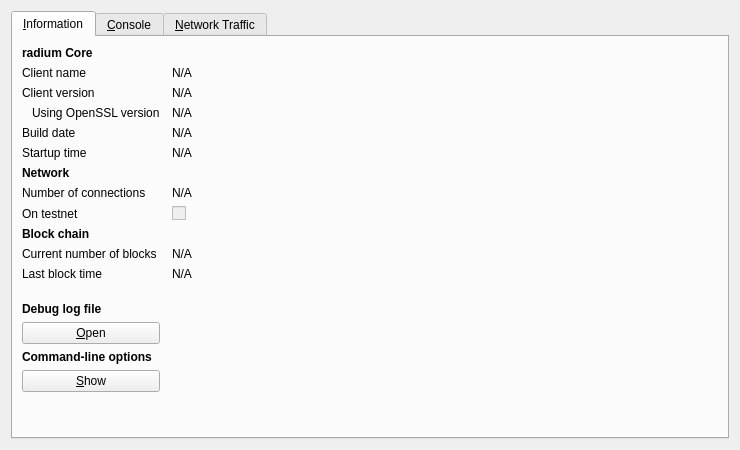
<?xml version="1.0" encoding="UTF-8"?>
<ui version="4.0">
 <class>RPCConsole</class>
 <widget class="QDialog" name="RPCConsole">
  <property name="geometry">
   <rect>
    <x>0</x>
    <y>0</y>
    <width>740</width>
    <height>450</height>
   </rect>
  </property>
  <property name="windowTitle">
   <string>radium - Debug window</string>
  </property>
  <layout class="QVBoxLayout" name="verticalLayout_2">
   <item>
    <widget class="QTabWidget" name="tabWidget">
     <property name="currentIndex">
      <number>0</number>
     </property>
     <widget class="QWidget" name="tab_info">
      <attribute name="title">
       <string>&amp;Information</string>
      </attribute>
      <layout class="QGridLayout" name="gridLayout" columnstretch="0,1">
       <property name="horizontalSpacing">
        <number>12</number>
       </property>
       <item row="0" column="0">
        <widget class="QLabel" name="label_9">
         <property name="font">
          <font>
           <weight>75</weight>
           <bold>true</bold>
          </font>
         </property>
         <property name="text">
          <string>radium Core</string>
         </property>
        </widget>
       </item>
       <item row="1" column="0">
        <widget class="QLabel" name="label_5">
         <property name="text">
          <string>Client name</string>
         </property>
        </widget>
       </item>
       <item row="1" column="1">
        <widget class="QLabel" name="clientName">
         <property name="cursor">
          <cursorShape>IBeamCursor</cursorShape>
         </property>
         <property name="text">
          <string>N/A</string>
         </property>
         <property name="textFormat">
          <enum>Qt::PlainText</enum>
         </property>
         <property name="textInteractionFlags">
          <set>Qt::LinksAccessibleByMouse|Qt::TextSelectableByKeyboard|Qt::TextSelectableByMouse</set>
         </property>
        </widget>
       </item>
       <item row="2" column="0">
        <widget class="QLabel" name="label_6">
         <property name="text">
          <string>Client version</string>
         </property>
        </widget>
       </item>
       <item row="2" column="1">
        <widget class="QLabel" name="clientVersion">
         <property name="cursor">
          <cursorShape>IBeamCursor</cursorShape>
         </property>
         <property name="text">
          <string>N/A</string>
         </property>
         <property name="textFormat">
          <enum>Qt::PlainText</enum>
         </property>
         <property name="textInteractionFlags">
          <set>Qt::LinksAccessibleByMouse|Qt::TextSelectableByKeyboard|Qt::TextSelectableByMouse</set>
         </property>
        </widget>
       </item>
       <item row="3" column="0">
        <widget class="QLabel" name="label_14">
         <property name="text">
          <string>Using OpenSSL version</string>
         </property>
         <property name="indent">
          <number>10</number>
         </property>
        </widget>
       </item>
       <item row="3" column="1">
        <widget class="QLabel" name="openSSLVersion">
         <property name="cursor">
          <cursorShape>IBeamCursor</cursorShape>
         </property>
         <property name="text">
          <string>N/A</string>
         </property>
         <property name="textFormat">
          <enum>Qt::PlainText</enum>
         </property>
         <property name="textInteractionFlags">
          <set>Qt::LinksAccessibleByMouse|Qt::TextSelectableByKeyboard|Qt::TextSelectableByMouse</set>
         </property>
        </widget>
       </item>
       <item row="4" column="0">
        <widget class="QLabel" name="label_12">
         <property name="text">
          <string>Build date</string>
         </property>
        </widget>
       </item>
       <item row="4" column="1">
        <widget class="QLabel" name="buildDate">
         <property name="cursor">
          <cursorShape>IBeamCursor</cursorShape>
         </property>
         <property name="text">
          <string>N/A</string>
         </property>
         <property name="textFormat">
          <enum>Qt::PlainText</enum>
         </property>
         <property name="textInteractionFlags">
          <set>Qt::LinksAccessibleByMouse|Qt::TextSelectableByKeyboard|Qt::TextSelectableByMouse</set>
         </property>
        </widget>
       </item>
       <item row="5" column="0">
        <widget class="QLabel" name="label_13">
         <property name="text">
          <string>Startup time</string>
         </property>
        </widget>
       </item>
       <item row="5" column="1">
        <widget class="QLabel" name="startupTime">
         <property name="cursor">
          <cursorShape>IBeamCursor</cursorShape>
         </property>
         <property name="text">
          <string>N/A</string>
         </property>
         <property name="textFormat">
          <enum>Qt::PlainText</enum>
         </property>
         <property name="textInteractionFlags">
          <set>Qt::LinksAccessibleByMouse|Qt::TextSelectableByKeyboard|Qt::TextSelectableByMouse</set>
         </property>
        </widget>
       </item>
       <item row="6" column="0">
        <widget class="QLabel" name="label_11">
         <property name="font">
          <font>
           <weight>75</weight>
           <bold>true</bold>
          </font>
         </property>
         <property name="text">
          <string>Network</string>
         </property>
        </widget>
       </item>
       <item row="7" column="0">
        <widget class="QLabel" name="label_7">
         <property name="text">
          <string>Number of connections</string>
         </property>
        </widget>
       </item>
       <item row="7" column="1">
        <widget class="QLabel" name="numberOfConnections">
         <property name="cursor">
          <cursorShape>IBeamCursor</cursorShape>
         </property>
         <property name="text">
          <string>N/A</string>
         </property>
         <property name="textFormat">
          <enum>Qt::PlainText</enum>
         </property>
         <property name="textInteractionFlags">
          <set>Qt::LinksAccessibleByMouse|Qt::TextSelectableByKeyboard|Qt::TextSelectableByMouse</set>
         </property>
        </widget>
       </item>
       <item row="8" column="0">
        <widget class="QLabel" name="label_8">
         <property name="text">
          <string>On testnet</string>
         </property>
        </widget>
       </item>
       <item row="8" column="1">
        <widget class="QCheckBox" name="isTestNet">
         <property name="enabled">
          <bool>false</bool>
         </property>
         <property name="text">
          <string/>
         </property>
        </widget>
       </item>
       <item row="9" column="0">
        <widget class="QLabel" name="label_10">
         <property name="font">
          <font>
           <weight>75</weight>
           <bold>true</bold>
          </font>
         </property>
         <property name="text">
          <string>Block chain</string>
         </property>
        </widget>
       </item>
       <item row="10" column="0">
        <widget class="QLabel" name="label_3">
         <property name="text">
          <string>Current number of blocks</string>
         </property>
        </widget>
       </item>
       <item row="10" column="1">
        <widget class="QLabel" name="numberOfBlocks">
         <property name="cursor">
          <cursorShape>IBeamCursor</cursorShape>
         </property>
         <property name="text">
          <string>N/A</string>
         </property>
         <property name="textFormat">
          <enum>Qt::PlainText</enum>
         </property>
         <property name="textInteractionFlags">
          <set>Qt::LinksAccessibleByMouse|Qt::TextSelectableByKeyboard|Qt::TextSelectableByMouse</set>
         </property>
        </widget>
       </item>
       <item row="11" column="0">
        <widget class="QLabel" name="label_2">
         <property name="text">
          <string>Last block time</string>
         </property>
        </widget>
       </item>
       <item row="11" column="1">
        <widget class="QLabel" name="lastBlockTime">
         <property name="cursor">
          <cursorShape>IBeamCursor</cursorShape>
         </property>
         <property name="text">
          <string>N/A</string>
         </property>
         <property name="textFormat">
          <enum>Qt::PlainText</enum>
         </property>
         <property name="textInteractionFlags">
          <set>Qt::LinksAccessibleByMouse|Qt::TextSelectableByKeyboard|Qt::TextSelectableByMouse</set>
         </property>
        </widget>
       </item>
       <item row="12" column="0">
        <spacer name="verticalSpacer_2">
         <property name="orientation">
          <enum>Qt::Vertical</enum>
         </property>
         <property name="sizeHint" stdset="0">
          <size>
           <width>20</width>
           <height>20</height>
          </size>
         </property>
        </spacer>
       </item>
       <item row="13" column="0">
        <widget class="QLabel" name="labelDebugLogfile">
         <property name="font">
          <font>
           <weight>75</weight>
           <bold>true</bold>
          </font>
         </property>
         <property name="text">
          <string>Debug log file</string>
         </property>
        </widget>
       </item>
       <item row="14" column="0">
        <widget class="QPushButton" name="openDebugLogfileButton">
         <property name="toolTip">
          <string>Open the radium debug log file from the current data directory. This can take a few seconds for large log files.</string>
         </property>
         <property name="text">
          <string>&amp;Open</string>
         </property>
         <property name="autoDefault">
          <bool>false</bool>
         </property>
        </widget>
       </item>
       <item row="15" column="0">
        <widget class="QLabel" name="labelCLOptions">
         <property name="font">
          <font>
           <weight>75</weight>
           <bold>true</bold>
          </font>
         </property>
         <property name="text">
          <string>Command-line options</string>
         </property>
        </widget>
       </item>
       <item row="16" column="0">
        <widget class="QPushButton" name="showCLOptionsButton">
         <property name="toolTip">
          <string>Show the radium-Qt help message to get a list with possible radium command-line options.</string>
         </property>
         <property name="text">
          <string>&amp;Show</string>
         </property>
         <property name="autoDefault">
          <bool>false</bool>
         </property>
        </widget>
       </item>
       <item row="17" column="0">
        <spacer name="verticalSpacer">
         <property name="orientation">
          <enum>Qt::Vertical</enum>
         </property>
         <property name="sizeHint" stdset="0">
          <size>
           <width>20</width>
           <height>40</height>
          </size>
         </property>
        </spacer>
       </item>
      </layout>
     </widget>
     <widget class="QWidget" name="tab_console">
      <attribute name="title">
       <string>&amp;Console</string>
      </attribute>
      <layout class="QVBoxLayout" name="verticalLayout_3">
       <property name="spacing">
        <number>3</number>
       </property>
       <item>
        <widget class="QTextEdit" name="messagesWidget">
         <property name="minimumSize">
          <size>
           <width>0</width>
           <height>100</height>
          </size>
         </property>
         <property name="readOnly">
          <bool>true</bool>
         </property>
         <property name="tabKeyNavigation" stdset="0">
          <bool>false</bool>
         </property>
         <property name="columnCount" stdset="0">
          <number>2</number>
         </property>
        </widget>
       </item>
       <item>
        <layout class="QHBoxLayout" name="horizontalLayout">
         <property name="spacing">
          <number>3</number>
         </property>
         <item>
          <widget class="QLabel" name="label">
           <property name="text">
            <string notr="true">&gt;</string>
           </property>
          </widget>
         </item>
         <item>
          <widget class="QLineEdit" name="lineEdit"/>
         </item>
         <item>
          <widget class="QPushButton" name="clearButton">
           <property name="maximumSize">
            <size>
             <width>24</width>
             <height>24</height>
            </size>
           </property>
           <property name="toolTip">
            <string>Clear console</string>
           </property>
           <property name="text">
            <string/>
           </property>
           <property name="icon">
            <iconset resource="../bitcoin.qrc">
             <normaloff>:/icons/remove</normaloff>:/icons/remove</iconset>
           </property>
           <property name="shortcut">
            <string notr="true">Ctrl+L</string>
           </property>
           <property name="autoDefault">
            <bool>false</bool>
           </property>
          </widget>
         </item>
        </layout>
       </item>
      </layout>
     </widget>
     <widget class="QWidget" name="tab">
      <attribute name="title">
       <string>&amp;Network Traffic</string>
      </attribute>
      <layout class="QHBoxLayout" name="horizontalLayout_3">
       <item>
        <layout class="QVBoxLayout" name="verticalLayout_4">
         <item>
          <widget class="TrafficGraphWidget" name="trafficGraph" native="true">
           <property name="sizePolicy">
            <sizepolicy hsizetype="Expanding" vsizetype="Expanding">
             <horstretch>0</horstretch>
             <verstretch>0</verstretch>
            </sizepolicy>
           </property>
          </widget>
         </item>
         <item>
          <layout class="QHBoxLayout" name="horizontalLayout_2">
           <item>
            <widget class="QSlider" name="sldGraphRange">
             <property name="minimum">
              <number>1</number>
             </property>
             <property name="maximum">
              <number>288</number>
             </property>
             <property name="pageStep">
              <number>12</number>
             </property>
             <property name="value">
              <number>6</number>
             </property>
             <property name="orientation">
              <enum>Qt::Horizontal</enum>
             </property>
            </widget>
           </item>
           <item>
            <widget class="QLabel" name="lblGraphRange">
             <property name="minimumSize">
              <size>
               <width>100</width>
               <height>0</height>
              </size>
             </property>
             <property name="alignment">
              <set>Qt::AlignCenter</set>
             </property>
            </widget>
           </item>
           <item>
            <widget class="QPushButton" name="btnClearTrafficGraph">
             <property name="text">
              <string>&amp;Clear</string>
             </property>
            </widget>
           </item>
          </layout>
         </item>
        </layout>
       </item>
       <item>
        <layout class="QVBoxLayout" name="verticalLayout">
         <item>
          <widget class="QGroupBox" name="groupBox">
           <property name="title">
            <string>Totals</string>
           </property>
           <layout class="QVBoxLayout" name="verticalLayout_5">
            <item>
             <layout class="QHBoxLayout" name="horizontalLayout_4">
              <item>
               <widget class="Line" name="line">
                <property name="sizePolicy">
                 <sizepolicy hsizetype="Fixed" vsizetype="Fixed">
                  <horstretch>0</horstretch>
                  <verstretch>0</verstretch>
                 </sizepolicy>
                </property>
                <property name="minimumSize">
                 <size>
                  <width>10</width>
                  <height>0</height>
                 </size>
                </property>
                <property name="palette">
                 <palette>
                  <active>
                   <colorrole role="Light">
                    <brush brushstyle="SolidPattern">
                     <color alpha="255">
                      <red>0</red>
                      <green>255</green>
                      <blue>0</blue>
                     </color>
                    </brush>
                   </colorrole>
                  </active>
                  <inactive>
                   <colorrole role="Light">
                    <brush brushstyle="SolidPattern">
                     <color alpha="255">
                      <red>0</red>
                      <green>255</green>
                      <blue>0</blue>
                     </color>
                    </brush>
                   </colorrole>
                  </inactive>
                  <disabled>
                   <colorrole role="Light">
                    <brush brushstyle="SolidPattern">
                     <color alpha="255">
                      <red>0</red>
                      <green>255</green>
                      <blue>0</blue>
                     </color>
                    </brush>
                   </colorrole>
                  </disabled>
                 </palette>
                </property>
                <property name="orientation">
                 <enum>Qt::Horizontal</enum>
                </property>
               </widget>
              </item>
              <item>
               <widget class="QLabel" name="label_16">
                <property name="text">
                 <string>In:</string>
                </property>
               </widget>
              </item>
              <item>
               <widget class="QLabel" name="lblBytesIn">
                <property name="minimumSize">
                 <size>
                  <width>50</width>
                  <height>0</height>
                 </size>
                </property>
                <property name="alignment">
                 <set>Qt::AlignRight|Qt::AlignTrailing|Qt::AlignVCenter</set>
                </property>
               </widget>
              </item>
             </layout>
            </item>
            <item>
             <layout class="QHBoxLayout" name="horizontalLayout_5">
              <item>
               <widget class="Line" name="line_2">
                <property name="sizePolicy">
                 <sizepolicy hsizetype="Fixed" vsizetype="Fixed">
                  <horstretch>0</horstretch>
                  <verstretch>0</verstretch>
                 </sizepolicy>
                </property>
                <property name="minimumSize">
                 <size>
                  <width>10</width>
                  <height>0</height>
                 </size>
                </property>
                <property name="palette">
                 <palette>
                  <active>
                   <colorrole role="Light">
                    <brush brushstyle="SolidPattern">
                     <color alpha="255">
                      <red>255</red>
                      <green>0</green>
                      <blue>0</blue>
                     </color>
                    </brush>
                   </colorrole>
                  </active>
                  <inactive>
                   <colorrole role="Light">
                    <brush brushstyle="SolidPattern">
                     <color alpha="255">
                      <red>255</red>
                      <green>0</green>
                      <blue>0</blue>
                     </color>
                    </brush>
                   </colorrole>
                  </inactive>
                  <disabled>
                   <colorrole role="Light">
                    <brush brushstyle="SolidPattern">
                     <color alpha="255">
                      <red>255</red>
                      <green>0</green>
                      <blue>0</blue>
                     </color>
                    </brush>
                   </colorrole>
                  </disabled>
                 </palette>
                </property>
                <property name="orientation">
                 <enum>Qt::Horizontal</enum>
                </property>
               </widget>
              </item>
              <item>
               <widget class="QLabel" name="label_17">
                <property name="text">
                 <string>Out:</string>
                </property>
               </widget>
              </item>
              <item>
               <widget class="QLabel" name="lblBytesOut">
                <property name="minimumSize">
                 <size>
                  <width>50</width>
                  <height>0</height>
                 </size>
                </property>
                <property name="alignment">
                 <set>Qt::AlignRight|Qt::AlignTrailing|Qt::AlignVCenter</set>
                </property>
               </widget>
              </item>
             </layout>
            </item>
            <item>
             <spacer name="verticalSpacer_4">
              <property name="orientation">
               <enum>Qt::Vertical</enum>
              </property>
              <property name="sizeHint" stdset="0">
               <size>
                <width>20</width>
                <height>407</height>
               </size>
              </property>
             </spacer>
            </item>
           </layout>
          </widget>
         </item>
        </layout>
       </item>
      </layout>
     </widget>
    </widget>
   </item>
  </layout>
 </widget>
 <customwidgets>
  <customwidget>
   <class>TrafficGraphWidget</class>
   <extends>QWidget</extends>
   <header>trafficgraphwidget.h</header>
   <container>1</container>
   <slots>
    <slot>clear()</slot>
   </slots>
  </customwidget>
 </customwidgets>
 <resources>
  <include location="../bitcoin.qrc"/>
 </resources>
 <connections/>
</ui>
